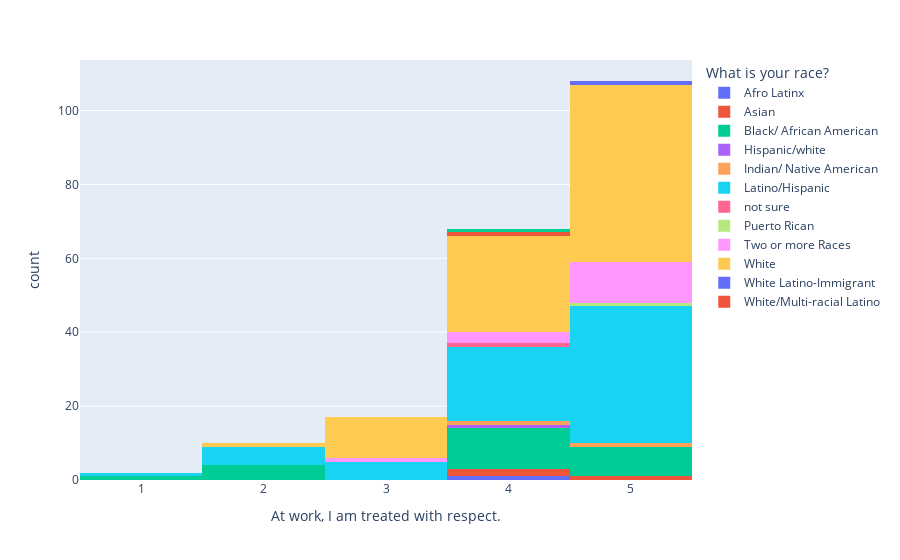

Source (notebook cell):
### Code cell
fig = px.histogram(dei, x="At work, I am treated with respect.  ", color="What is your race? ")
fig.show()

### Figure 1 — Plotly figure (JSON) as saved in the notebook; plotly's stock layout.template omitted (floating-point values rounded to 4 significant figures)
{"data": [{"alignmentgroup": "True", "bingroup": "x", "hovertemplate": "What is your race? =Afro Latinx<br>At work, I am treated with respect.  =%{x}<br>count=%{y}<extra></extra>", "legendgroup": "Afro Latinx", "marker": {"color": "#636efa"}, "name": "Afro Latinx", "offsetgroup": "Afro Latinx", "orientation": "v", "showlegend": true, "type": "histogram", "x": [4], "xaxis": "x", "yaxis": "y"}, {"alignmentgroup": "True", "bingroup": "x", "hovertemplate": "What is your race? =Asian<br>At work, I am treated with respect.  =%{x}<br>count=%{y}<extra></extra>", "legendgroup": "Asian", "marker": {"color": "#EF553B"}, "name": "Asian", "offsetgroup": "Asian", "orientation": "v", "showlegend": true, "type": "histogram", "x": [4, 5, 4], "xaxis": "x", "yaxis": "y"}, {"alignmentgroup": "True", "bingroup": "x", "hovertemplate": "What is your race? =Black/ African American<br>At work, I am treated with respect.  =%{x}<br>count=%{y}<extra></extra>", "legendgroup": "Black/ African American", "marker": {"color": "#00cc96"}, "name": "Black/ African American", "offsetgroup": "Black/ African American", "orientation": "v", "showlegend": true, "type": "histogram", "x": [4, 2, 2, 2, 1, 4, 4, 4, 4, 4, 4, 4, 4, 2, 5, 5, 5, 5, 4, 5, 5, 4, 5, 5], "xaxis": "x", "yaxis": "y"}, {"alignmentgroup": "True", "bingroup": "x", "hovertemplate": "What is your race? =Hispanic/white<br>At work, I am treated with respect.  =%{x}<br>count=%{y}<extra></extra>", "legendgroup": "Hispanic/white", "marker": {"color": "#ab63fa"}, "name": "Hispanic/white", "offsetgroup": "Hispanic/white", "orientation": "v", "showlegend": true, "type": "histogram", "x": [4], "xaxis": "x", "yaxis": "y"}, {"alignmentgroup": "True", "bingroup": "x", "hovertemplate": "What is your race? =Indian/ Native American<br>At work, I am treated with respect.  =%{x}<br>count=%{y}<extra></extra>", "legendgroup": "Indian/ Native American", "marker": {"color": "#FFA15A"}, "name": "Indian/ Native American", "offsetgroup": "Indian/ Native American", "orientation": "v", "showlegend": true, "type": "histogram", "x": [5, 4], "xaxis": "x", "yaxis": "y"}, {"alignmentgroup": "True", "bingroup": "x", "hovertemplate": "What is your race? =Latino/Hispanic<br>At work, I am treated with respect.  =%{x}<br>count=%{y}<extra></extra>", "legendgroup": "Latino/Hispanic", "marker": {"color": "#19d3f3"}, "name": "Latino/Hispanic", "offsetgroup": "Latino/Hispanic", "orientation": "v", "showlegend": true, "type": "histogram", "x": [4, 2, 5, 2, 2, 3, 4, 4, 2, 4, 4, 4, 5, 5, 3, 1, 4, 5, 5, 4, 2, 5, 5, 5, 5, 4, 3, 5, 4, 3, 3, 4, 5, 5, 5, 5, 5, 5, 4, 5, 4, 4, 4, 5, 4, 4, 4, 4, 5, 5, 5, 5, 4, 5, 5, 5, 5, 5, 5, 5, 5, 5, 5, 5, 5, 5, 5, 5], "xaxis": "x", "yaxis": "y"}, {"alignmentgroup": "True", "bingroup": "x", "hovertemplate": "What is your race? =not sure<br>At work, I am treated with respect.  =%{x}<br>count=%{y}<extra></extra>", "legendgroup": "not sure", "marker": {"color": "#FF6692"}, "name": "not sure", "offsetgroup": "not sure", "orientation": "v", "showlegend": true, "type": "histogram", "x": [4], "xaxis": "x", "yaxis": "y"}, {"alignmentgroup": "True", "bingroup": "x", "hovertemplate": "What is your race? =Puerto Rican<br>At work, I am treated with respect.  =%{x}<br>count=%{y}<extra></extra>", "legendgroup": "Puerto Rican", "marker": {"color": "#B6E880"}, "name": "Puerto Rican", "offsetgroup": "Puerto Rican", "orientation": "v", "showlegend": true, "type": "histogram", "x": [5], "xaxis": "x", "yaxis": "y"}, {"alignmentgroup": "True", "bingroup": "x", "hovertemplate": "What is your race? =Two or more Races<br>At work, I am treated with respect.  =%{x}<br>count=%{y}<extra></extra>", "legendgroup": "Two or more Races", "marker": {"color": "#FF97FF"}, "name": "Two or more Races", "offsetgroup": "Two or more Races", "orientation": "v", "showlegend": true, "type": "histogram", "x": [3, 4, 4, 4, 5, 5, 5, 5, 5, 5, 5, 5, 5, 5, 5], "xaxis": "x", "yaxis": "y"}, {"alignmentgroup": "True", "bingroup": "x", "hovertemplate": "What is your race? =White<br>At work, I am treated with respect.  =%{x}<br>count=%{y}<extra></extra>", "legendgroup": "White", "marker": {"color": "#FECB52"}, "name": "White", "offsetgroup": "White", "orientation": "v", "showlegend": true, "type": "histogram", "x": [3, 5, 2, 4, 5, 4, 3, 5, 4, 5, 4, 3, 4, 3, 3, 5, 5, 4, 5, 4, 3, 4, 4, 5, 4, 4, 4, 5, 3, 5, 5, 3, 5, 5, 4, 5, 5, 3, 4, 5, 4, 4, 5, 4, 5, 4, 4, 5, 4, 4, 4, 5, 3, 5, 5, 3, 5, 5, 5, 5, 5, 4, 5, 5, 5, 5, 5, 4, 5, 5, 5, 5, 5, 5, 5, 5, 5, 4, 5, 5, 5, 5, 5, 5, 5, 4], "xaxis": "x", "yaxis": "y"}, {"alignmentgroup": "True", "bingroup": "x", "hovertemplate": "What is your race? =White Latino-Immigrant<br>At work, I am treated with respect.  =%{x}<br>count=%{y}<extra></extra>", "legendgroup": "White Latino-Immigrant", "marker": {"color": "#636efa"}, "name": "White Latino-Immigrant", "offsetgroup": "White Latino-Immigrant", "orientation": "v", "showlegend": true, "type": "histogram", "x": [5], "xaxis": "x", "yaxis": "y"}, {"alignmentgroup": "True", "bingroup": "x", "hovertemplate": "What is your race? =White/Multi-racial Latino <br>At work, I am treated with respect.  =%{x}<br>count=%{y}<extra></extra>", "legendgroup": "White/Multi-racial Latino ", "marker": {"color": "#EF553B"}, "name": "White/Multi-racial Latino ", "offsetgroup": "White/Multi-racial Latino ", "orientation": "v", "showlegend": true, "type": "histogram", "x": [4], "xaxis": "x", "yaxis": "y"}, {"alignmentgroup": "True", "bingroup": "x", "hovertemplate": "What is your race? =<br>At work, I am treated with respect.  =%{x}<br>count=%{y}<extra></extra>", "legendgroup": "", "marker": {"color": "#00cc96"}, "name": "", "offsetgroup": "", "orientation": "v", "showlegend": false, "type": "histogram", "x": [4], "xaxis": "x", "yaxis": "y"}], "layout": {"barmode": "relative", "legend": {"title": {"text": "What is your race? "}, "tracegroupgap": 0}, "margin": {"t": 60}, "xaxis": {"anchor": "y", "domain": [0, 1], "title": {"text": "At work, I am treated with respect.  "}}, "yaxis": {"anchor": "x", "domain": [0, 1], "title": {"text": "count"}}}}
